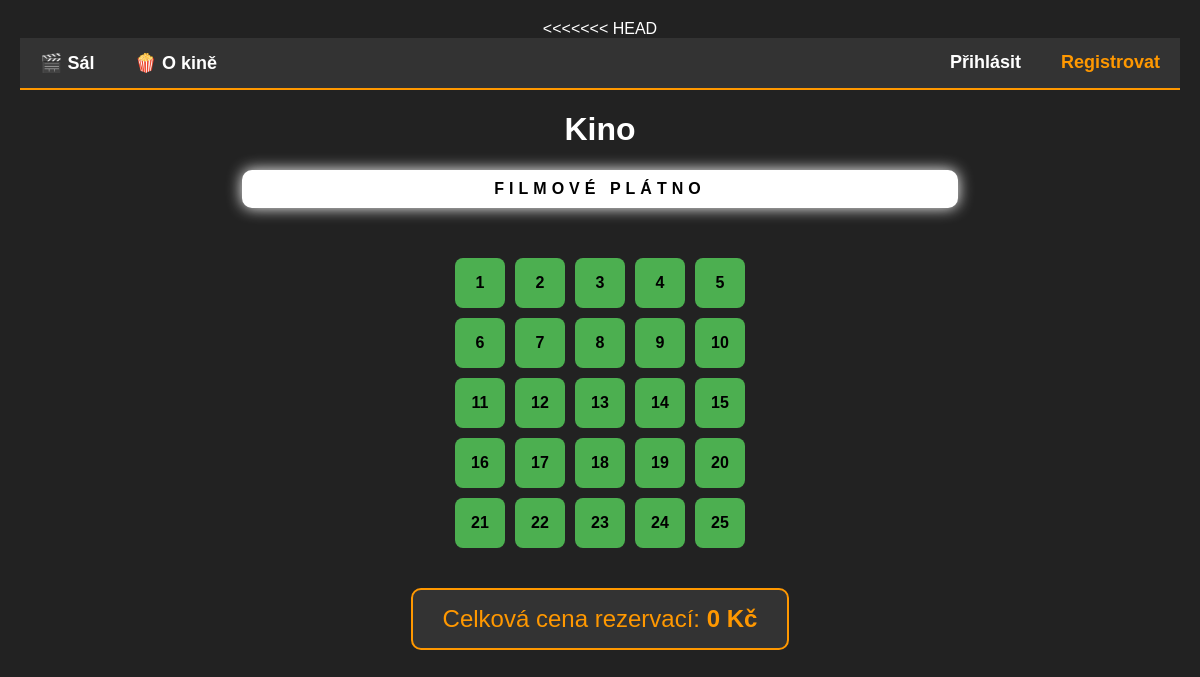
Before: / with the older database file.
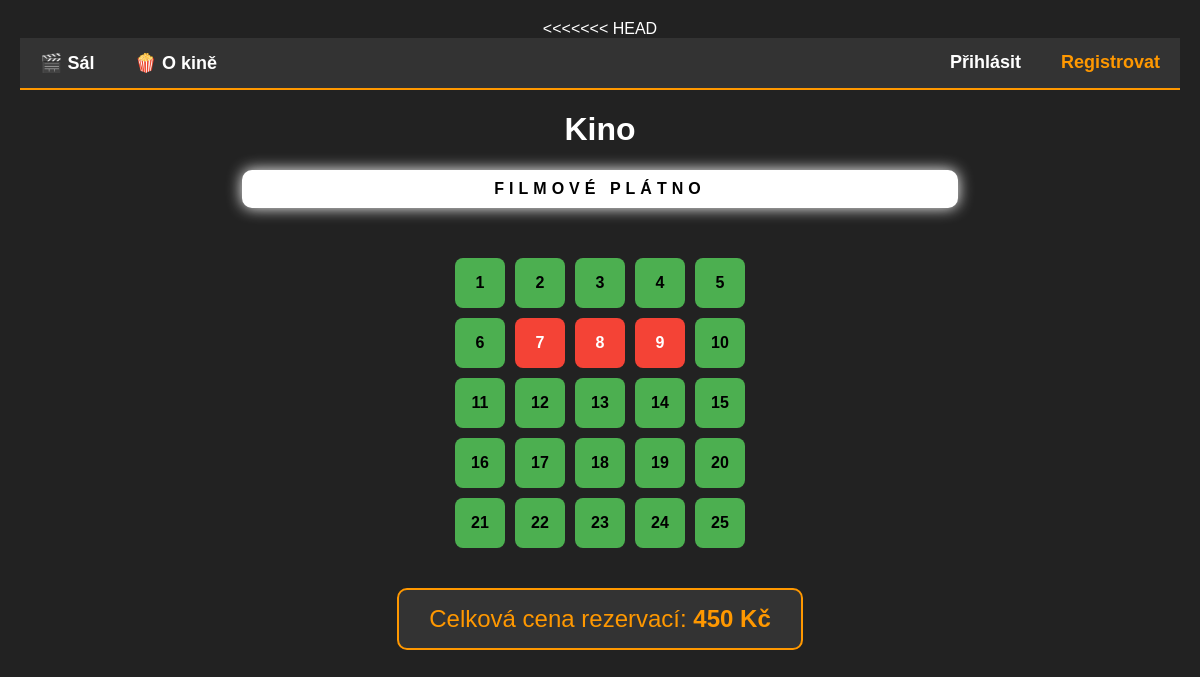
After: the same page with the newer database file.
### Bakalar Jan/app.py (models this page shows)
class Sedacka(db.Model):
    id = db.Column(db.Integer, primary_key=True)
    cislo = db.Column(db.Integer, unique=True)
    obsazeno = db.Column(db.Boolean, default=False)
    vlastnik = db.Column(db.String(100), nullable=True)

### Bakalar Jan/app.py (the view)
@app.route("/")
def domovska_stranka():
    sedacky_z_db = Sedacka.query.all()
    pocet_obsazenych = Sedacka.query.filter_by(obsazeno=True).count()
    celkova_cena = pocet_obsazenych * 150
    prihlaseny_uzivatel = session.get("uzivatel")
    return render_template("index.html", sedacky=sedacky_z_db, celkova_cena=celkova_cena, prihlaseny_uzivatel=prihlaseny_uzivatel)

### Bakalar Jan/templates/index.html (shortened to what this page needs)
{% extends "base.html" %}
{% block obsah %}
    <h1>Kino</h1>
    <div class="platno">FILMOVÉ PLÁTNO</div>
    <div class="sal">
        {% for sedacka in sedacky %}
            {% if sedacka.obsazeno %}
                <a href="/rezervace/{{ sedacka.cislo }}" class="sedacka obsazeno" title="Rezervoval: {{ sedacka.vlastnik if sedacka.vlastnik else 'Neznámý' }}">{{ sedacka.cislo }}</a>
            {% else %}
                <a href="/rezervace/{{ sedacka.cislo }}" class="sedacka" title="Volno">{{ sedacka.cislo }}</a>
            {% endif %}
        {% endfor %}
    </div>
    <div class="pokladna">
        Celková cena rezervací: <strong>{{ celkova_cena }} Kč</strong>
    </div>
{% endblock %}

### Bakalar Jan/templates/base.html (shortened to what this page needs)
<!DOCTYPE html>
<html lang="cs">
<head>
    <link rel="stylesheet" href="{{ url_for('static', filename='style.css') }}">
</head>
<body>
    <div class="navbar">
        <a href="/">🎬 Sál</a>
        <a href="/o-kine">🍿 O kině</a>
        <div class="prava-strana">
            {% if 'uzivatel' in session %}
                <a href="#" style="color: #4CAF50;">👤 {{ session['uzivatel'] }}</a>
                <a href="/odhlaseni" style="color: #f44336;">Odhlásit</a>
            {% else %}
                <a href="/prihlaseni">Přihlásit</a>
                <a href="/registrace" style="color: #ff9800;">Registrovat</a>
            {% endif %}
        </div>
    </div>
    {% block obsah %}{% endblock %}
</body>
</html>

### Bakalar Jan/static/style.css (style rules this page uses)
body { background-color: #222; color: white; font-family: Arial, sans-serif; text-align: center; margin: 0; padding: 20px; }
.platno { background-color: white; color: black; padding: 10px; margin: 20px auto; width: 60%; border-radius: 10px; box-shadow: 0 0 15px white; font-weight: bold; letter-spacing: 5px; }
.sal { display: grid; grid-template-columns: repeat(5, 50px); gap: 10px; justify-content: center; margin-top: 50px; }
.sedacka { width: 50px; height: 50px; background-color: #4CAF50; border-radius: 8px; cursor: pointer; display: flex; align-items: center; justify-content: center; color: black; font-weight: bold; text-decoration: none; }
.sedacka.obsazeno { background-color: #f44336; cursor: not-allowed; color: white; }
.pokladna { margin-top: 40px; font-size: 24px; background-color: #333; display: inline-block; padding: 15px 30px; border-radius: 10px; border: 2px solid #ff9800; color: #ff9800; }
.navbar { background-color: #333; overflow: hidden; border-bottom: 2px solid #ff9800; margin-bottom: 20px; }
.navbar a { float: left; display: block; color: white; text-align: center; padding: 14px 20px; text-decoration: none; font-size: 18px; font-weight: bold; }
.navbar .prava-strana { float: right; }

Changed rows visible on the page:
changed Sedacka (number 7 of 25 on the later page): vlastnik empty → "Adam" (drawn); obsazeno False → True (drawn)
changed Sedacka (number 8 of 25 on the later page): vlastnik empty → "baki" (drawn); obsazeno False → True (drawn)
changed Sedacka (number 9 of 25 on the later page): vlastnik empty → "baki" (drawn); obsazeno False → True (drawn)
Other visible differences:
{{ celkova_cena }}: "0" → "450"
